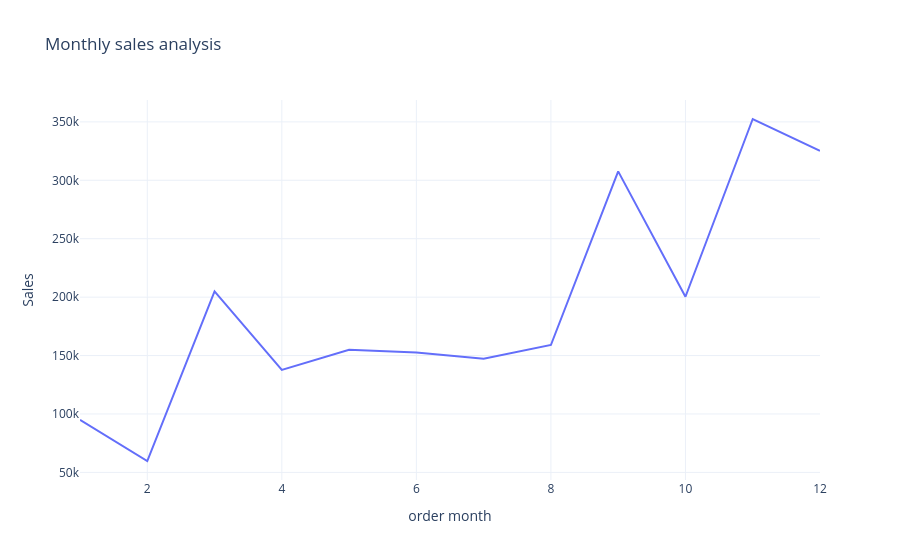

The notebook cell saved with this chart:
### Markdown cell above
## Monthly Sales Analysis

### Code cell
sales_by_month = df.groupby('order month')['Sales'].sum().reset_index()
sales_by_month

# visualization
fig = px.line(data_frame=sales_by_month, x='order month', y='Sales', title='Monthly sales analysis')
fig.show()

### Figure 1 — Plotly figure (JSON) as saved in the notebook; plotly's stock layout.template omitted (floating-point values rounded to 4 significant figures)
{"data": [{"hovertemplate": "order month=%{x}<br>Sales=%{y}<extra></extra>", "legendgroup": "", "line": {"color": "#636efa", "dash": "solid"}, "marker": {"symbol": "circle"}, "mode": "lines", "name": "", "orientation": "v", "showlegend": false, "type": "scatter", "x": [1, 2, 3, 4, 5, 6, 7, 8, 9, 10, 11, 12], "xaxis": "x", "y": [94920.0, 59750.0, 205000.0, 137800.0, 155000.0, 152700.0, 147200.0, 159000.0, 307600.0, 200300.0, 352500.0, 325300.0], "yaxis": "y"}], "layout": {"legend": {"tracegroupgap": 0}, "title": {"text": "Monthly sales analysis"}, "xaxis": {"anchor": "y", "domain": [0, 1], "title": {"text": "order month"}}, "yaxis": {"anchor": "x", "domain": [0, 1], "title": {"text": "Sales"}}}}
